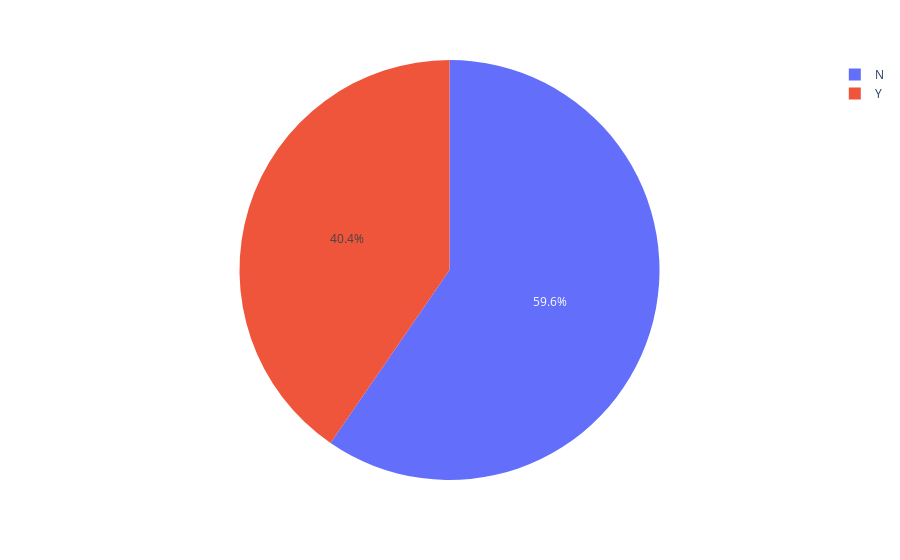

Notebook code for this chart:
### Code cell
px.pie(dados, "ExerciseAngina")

### Figure 1 — Plotly figure (JSON) as saved in the notebook; plotly's stock layout.template omitted (floating-point values rounded to 4 significant figures; data arrays with more than 128 entries replaced by an {"elided": "..."} marker saying what was removed)
{"data": [{"domain": {"x": [0, 1], "y": [0, 1]}, "hovertemplate": "ExerciseAngina=%{label}<extra></extra>", "labels": {"elided": "918 str values"}, "legendgroup": "", "name": "", "showlegend": true, "type": "pie"}], "layout": {"legend": {"tracegroupgap": 0}, "margin": {"t": 60}}}
